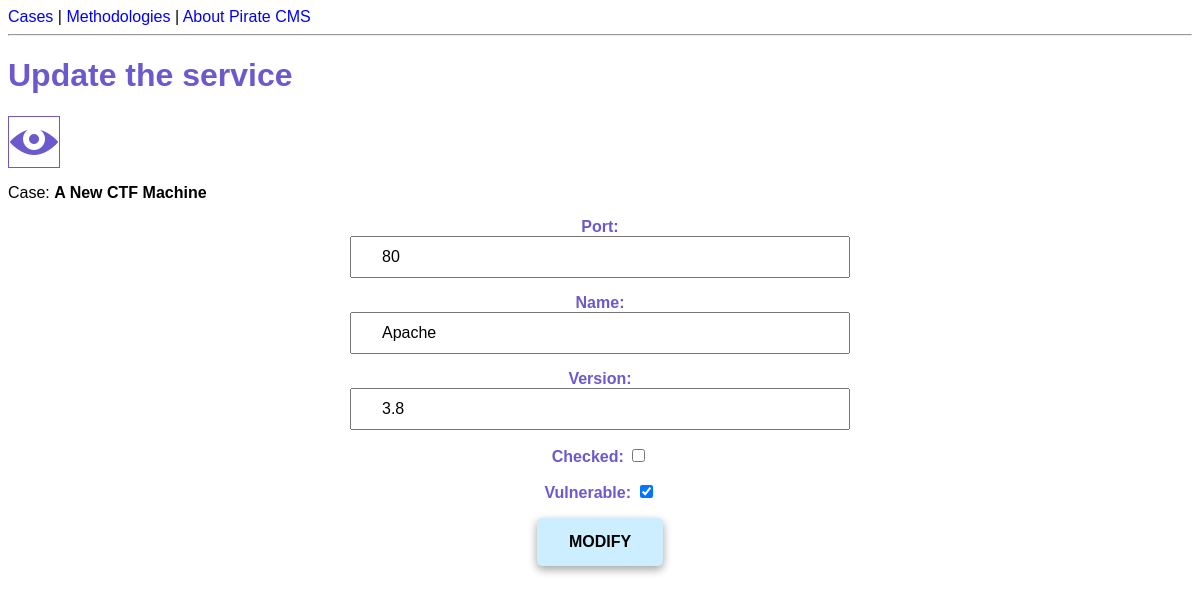
The page /update_service/19/ on the database its author committed.
### cms/models.py (models this page shows, shortened)
class Service(models.Model):
    name = models.fields.CharField(max_length=250, null=True)
    port = models.fields.IntegerField(null=True, validators=[MaxValueValidator(65535)])
    version = models.fields.CharField(max_length=10, null=True, blank=True)
    checked = models.fields.BooleanField(default=False)
    vulnerable = models.fields.BooleanField(default=False)
    linked_methodology = models.ForeignKey(Methodology, null=True, on_delete=models.SET_NULL)
    linked_case = models.ForeignKey(Case, on_delete=models.CASCADE, null=True)

class Case(models.Model):
    class State(models.TextChoices):
        ENUMERATION = 'Enumeration'
        FOOTHOLD = 'Foothold'
        PRIVESC = 'Privilege escalation'
        ROOTED = 'Rooted'
    class OperatingSystem(models.TextChoices):
        UNKNOWN = 'Unknown'
        LINUX = 'Linux'
        WINDOWS = 'Windows'
    class TypeTarget(models.TextChoices):
        CAPTURE_THE_FLAG = 'Capture the flag'
        BUG_BOUNTY = 'Bug bounty'
        IN_THE_WILD = 'In the wild'
        NOT_DEFINED = 'Not defined'
    name = models.fields.CharField(max_length=250, null=True)
    webpage = models.fields.URLField(null=True, blank=True)
    address = models.fields.CharField(max_length=250, null=True)
    description = models.fields.CharField(max_length=1000, null=True, blank=True)
    state = models.fields.CharField(choices=State.choices, max_length=20, default="Enumeration")
    OS = models.fields.CharField(choices=OperatingSystem.choices, max_length=10, default="Unknown")
    last_update = models.fields.DateField(null=True, default=date.today())
    type_of_target = models.fields.CharField(choices=TypeTarget.choices, max_length=20, default='Not defined')
    def __str__(self):
        return f'{self.name}'

### cms/views.py (the view)
# urls.py: path('update_service/<int:id>/', views.update_service, name='update-service'),
def update_service(request, id):
    service = Service.objects.get(id=id)
    case = Case.objects.get(id=service.linked_case_id)
    if request.method == 'POST':
        form = UpdateServiceForm(request.POST, instance=service)
        if form.is_valid():
            case.last_update = date.today()
            case.save()
            form.save()
            messages.add_message(request, messages.INFO, "The service has been updated successfully ...")
            return redirect('case-detail', case.id)
    else:
        form = UpdateServiceForm(instance=service)
    return render (request, 'cms/update_service.html', {'form': form, 'service': service, 'case': case })

### cms/forms.py
class UpdateServiceForm(forms.ModelForm):
    class Meta:
        model = Service
        fields = ['port', 'name', 'version', 'checked', 'vulnerable']
        widgets = {
            'port': forms.TextInput(attrs={
                'class': "form-control",
                'style': STYLE_PARAMETERS,
                }),
            'name': forms.TextInput(attrs={
                'class': "form-control",
                'style': STYLE_PARAMETERS,
                }),
            'version': forms.TextInput(attrs={
                'class': "form-control",
                'style': STYLE_PARAMETERS,
                }),
            'checked': forms.CheckboxInput(attrs={
                'class': "form-control",
                }),
            'vulnerable': forms.CheckboxInput(attrs={
                'class': "form-control",
                }),
        }

### cms/templates/cms/update_service.html (shortened to what this page needs)
{% extends 'cms/base.html' %}
{% load static %}
{% block content %}
<h1>Update the service</h1>
<a href="{% url 'case-detail' case.id %}">
    <img  src="{% static 'cms/view_icon.png' %}" class="big_icons" title="Back to case details">
</a>
<p>Case: <strong>{{ service.linked_case }}</strong></p>
<form action="" method="post">
    {{ form.as_p }}
    <input type="submit" value="MODIFY" class="submit_btn">
</form>
{% endblock %}

### cms/static/cms/styles.css (style rules this page uses)
* { font-family: Helvetica; }
h1 { color: slateblue; }
a { text-decoration: none; color: blue; }
.big_icons { border: solid slateblue 1px; }
form { margin-right: auto; margin-left: auto; width: 500px; text-align: center; }
.submit_btn { background-color: #cceeff; padding: 15px 32px; font-size: 16px; font-weight: bold; border: none; color: black; border-radius: 5px; box-shadow: 0 4px 8px 0 rgba(0,0,0,0.2), 0 3px 10px 0 rgba(0,0,0,0.19); }
label { color: slateblue; font-weight: bold; }

### rows shown on the page
Service: linked_case "A New CTF Machine", port "80", name "Apache", version "3.8", vulnerable "☑"
